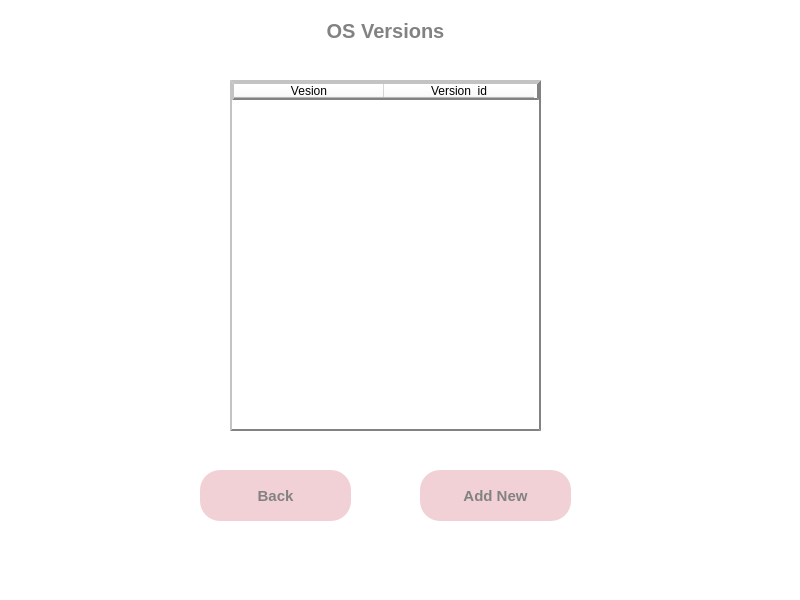
<?xml version="1.0" encoding="UTF-8"?>
<ui version="4.0">
 <class>MainWindow</class>
 <widget class="QMainWindow" name="MainWindow">
  <property name="geometry">
   <rect>
    <x>0</x>
    <y>0</y>
    <width>800</width>
    <height>600</height>
   </rect>
  </property>
  <property name="windowTitle">
   <string>MainWindow</string>
  </property>
  <property name="styleSheet">
   <string notr="true">background-color: rgb(255, 255, 255);</string>
  </property>
  <widget class="QWidget" name="centralwidget">
   <widget class="QLabel" name="label_10">
    <property name="geometry">
     <rect>
      <x>260</x>
      <y>10</y>
      <width>251</width>
      <height>41</height>
     </rect>
    </property>
    <property name="font">
     <font>
      <pointsize>15</pointsize>
      <weight>75</weight>
      <bold>true</bold>
     </font>
    </property>
    <property name="styleSheet">
     <string notr="true">color: rgb(130, 130, 130);</string>
    </property>
    <property name="text">
     <string>OS Versions</string>
    </property>
    <property name="alignment">
     <set>Qt::AlignCenter</set>
    </property>
   </widget>
   <widget class="QTableWidget" name="os_ver_table">
    <property name="geometry">
     <rect>
      <x>230</x>
      <y>80</y>
      <width>311</width>
      <height>351</height>
     </rect>
    </property>
    <property name="styleSheet">
     <string notr="true">background-color: rgb(255, 255, 255);
border:2px outset;
border-color: rgb(130, 130, 130);</string>
    </property>
    <attribute name="horizontalHeaderDefaultSectionSize">
     <number>150</number>
    </attribute>
    <column>
     <property name="text">
      <string>Vesion</string>
     </property>
    </column>
    <column>
     <property name="text">
      <string>Version_id</string>
     </property>
    </column>
   </widget>
   <widget class="QPushButton" name="back">
    <property name="geometry">
     <rect>
      <x>200</x>
      <y>470</y>
      <width>151</width>
      <height>51</height>
     </rect>
    </property>
    <property name="font">
     <font>
      <pointsize>11</pointsize>
      <weight>75</weight>
      <bold>true</bold>
     </font>
    </property>
    <property name="styleSheet">
     <string notr="true">QPushButton
{
	background-color: #f1d1d6;
	color: #828282;
	border-radius:20px;
}

QPushButton:hover
{
	background-color: #ff8b8d;
	color: #656565;
	border-radius:20px;
}</string>
    </property>
    <property name="text">
     <string>Back</string>
    </property>
   </widget>
   <widget class="QPushButton" name="add">
    <property name="geometry">
     <rect>
      <x>420</x>
      <y>470</y>
      <width>151</width>
      <height>51</height>
     </rect>
    </property>
    <property name="font">
     <font>
      <pointsize>11</pointsize>
      <weight>75</weight>
      <bold>true</bold>
     </font>
    </property>
    <property name="styleSheet">
     <string notr="true">QPushButton
{
	background-color: #f1d1d6;
	color: #828282;
	border-radius:20px;
}

QPushButton:hover
{
	background-color: #ff8b8d;
	color: #656565;
	border-radius:20px;
}</string>
    </property>
    <property name="text">
     <string>Add New</string>
    </property>
   </widget>
  </widget>
  <widget class="QMenuBar" name="menubar">
   <property name="geometry">
    <rect>
     <x>0</x>
     <y>0</y>
     <width>800</width>
     <height>18</height>
    </rect>
   </property>
  </widget>
  <widget class="QStatusBar" name="statusbar"/>
 </widget>
 <resources/>
 <connections/>
</ui>
